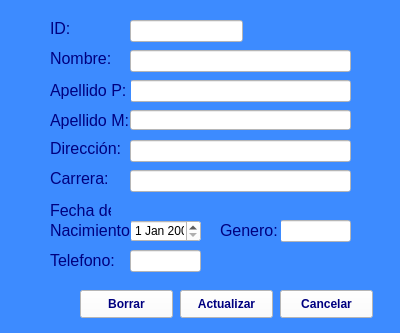
<?xml version="1.0" encoding="UTF-8"?>
<ui version="4.0">
 <class>Form</class>
 <widget class="QWidget" name="Form">
  <property name="geometry">
   <rect>
    <x>0</x>
    <y>0</y>
    <width>400</width>
    <height>333</height>
   </rect>
  </property>
  <property name="windowTitle">
   <string>Form</string>
  </property>
  <property name="styleSheet">
   <string notr="true">background-color: rgb(61, 139, 255);</string>
  </property>
  <widget class="QPushButton" name="btnBorrar">
   <property name="geometry">
    <rect>
     <x>80</x>
     <y>290</y>
     <width>93</width>
     <height>28</height>
    </rect>
   </property>
   <property name="font">
    <font>
     <weight>75</weight>
     <bold>true</bold>
    </font>
   </property>
   <property name="styleSheet">
    <string notr="true">background-color: rgb(255, 255, 255);
color: rgb(0, 0, 127);</string>
   </property>
   <property name="text">
    <string>Borrar</string>
   </property>
  </widget>
  <widget class="QLineEdit" name="lblCarrera">
   <property name="geometry">
    <rect>
     <x>130</x>
     <y>170</y>
     <width>221</width>
     <height>22</height>
    </rect>
   </property>
   <property name="styleSheet">
    <string notr="true">background-color: rgb(255, 255, 255);</string>
   </property>
  </widget>
  <widget class="QPushButton" name="btnActualizar">
   <property name="geometry">
    <rect>
     <x>180</x>
     <y>290</y>
     <width>93</width>
     <height>28</height>
    </rect>
   </property>
   <property name="font">
    <font>
     <weight>75</weight>
     <bold>true</bold>
    </font>
   </property>
   <property name="styleSheet">
    <string notr="true">background-color: rgb(255, 255, 255);
color: rgb(0, 0, 127);</string>
   </property>
   <property name="text">
    <string>Actualizar</string>
   </property>
  </widget>
  <widget class="QLineEdit" name="lblId">
   <property name="geometry">
    <rect>
     <x>130</x>
     <y>20</y>
     <width>113</width>
     <height>22</height>
    </rect>
   </property>
   <property name="styleSheet">
    <string notr="true">background-color: rgb(255, 255, 255);</string>
   </property>
  </widget>
  <widget class="QLabel" name="label_8">
   <property name="geometry">
    <rect>
     <x>50</x>
     <y>250</y>
     <width>71</width>
     <height>21</height>
    </rect>
   </property>
   <property name="font">
    <font>
     <pointsize>12</pointsize>
    </font>
   </property>
   <property name="styleSheet">
    <string notr="true">color: rgb(0, 0, 127);</string>
   </property>
   <property name="text">
    <string>Telefono:</string>
   </property>
  </widget>
  <widget class="QDateEdit" name="dateEdit">
   <property name="geometry">
    <rect>
     <x>130</x>
     <y>220</y>
     <width>71</width>
     <height>22</height>
    </rect>
   </property>
   <property name="styleSheet">
    <string notr="true">background-color: rgb(255, 255, 255);</string>
   </property>
  </widget>
  <widget class="QLineEdit" name="lblGenero">
   <property name="geometry">
    <rect>
     <x>280</x>
     <y>220</y>
     <width>71</width>
     <height>22</height>
    </rect>
   </property>
   <property name="styleSheet">
    <string notr="true">background-color: rgb(255, 255, 255);</string>
   </property>
  </widget>
  <widget class="QLabel" name="label_5">
   <property name="geometry">
    <rect>
     <x>50</x>
     <y>140</y>
     <width>71</width>
     <height>16</height>
    </rect>
   </property>
   <property name="font">
    <font>
     <pointsize>12</pointsize>
    </font>
   </property>
   <property name="styleSheet">
    <string notr="true">color: rgb(0, 0, 127);</string>
   </property>
   <property name="text">
    <string>Dirección:</string>
   </property>
  </widget>
  <widget class="QLabel" name="label_10">
   <property name="geometry">
    <rect>
     <x>50</x>
     <y>170</y>
     <width>71</width>
     <height>16</height>
    </rect>
   </property>
   <property name="font">
    <font>
     <pointsize>12</pointsize>
    </font>
   </property>
   <property name="styleSheet">
    <string notr="true">color: rgb(0, 0, 127);</string>
   </property>
   <property name="text">
    <string>Carrera:</string>
   </property>
  </widget>
  <widget class="QLineEdit" name="lblTelefono">
   <property name="geometry">
    <rect>
     <x>130</x>
     <y>250</y>
     <width>71</width>
     <height>22</height>
    </rect>
   </property>
   <property name="styleSheet">
    <string notr="true">background-color: rgb(255, 255, 255);</string>
   </property>
  </widget>
  <widget class="QLabel" name="label_9">
   <property name="geometry">
    <rect>
     <x>50</x>
     <y>220</y>
     <width>81</width>
     <height>21</height>
    </rect>
   </property>
   <property name="font">
    <font>
     <pointsize>12</pointsize>
    </font>
   </property>
   <property name="styleSheet">
    <string notr="true">color: rgb(0, 0, 127);</string>
   </property>
   <property name="text">
    <string>Nacimiento</string>
   </property>
  </widget>
  <widget class="QLabel" name="label_6">
   <property name="geometry">
    <rect>
     <x>50</x>
     <y>200</y>
     <width>61</width>
     <height>21</height>
    </rect>
   </property>
   <property name="maximumSize">
    <size>
     <width>61</width>
     <height>16777215</height>
    </size>
   </property>
   <property name="font">
    <font>
     <pointsize>12</pointsize>
    </font>
   </property>
   <property name="styleSheet">
    <string notr="true">color: rgb(0, 0, 127);</string>
   </property>
   <property name="text">
    <string>Fecha de</string>
   </property>
  </widget>
  <widget class="QPushButton" name="btnCancelar">
   <property name="geometry">
    <rect>
     <x>280</x>
     <y>290</y>
     <width>93</width>
     <height>28</height>
    </rect>
   </property>
   <property name="font">
    <font>
     <weight>75</weight>
     <bold>true</bold>
    </font>
   </property>
   <property name="styleSheet">
    <string notr="true">background-color: rgb(255, 255, 255);

color: rgb(0, 0, 127);</string>
   </property>
   <property name="text">
    <string>Cancelar</string>
   </property>
   <property name="checkable">
    <bool>false</bool>
   </property>
  </widget>
  <widget class="QLineEdit" name="lblDireccion">
   <property name="geometry">
    <rect>
     <x>130</x>
     <y>140</y>
     <width>221</width>
     <height>22</height>
    </rect>
   </property>
   <property name="styleSheet">
    <string notr="true">background-color: rgb(255, 255, 255);</string>
   </property>
  </widget>
  <widget class="QLineEdit" name="lblNombre">
   <property name="geometry">
    <rect>
     <x>130</x>
     <y>50</y>
     <width>221</width>
     <height>22</height>
    </rect>
   </property>
   <property name="styleSheet">
    <string notr="true">background-color: rgb(255, 255, 255);</string>
   </property>
  </widget>
  <widget class="QLineEdit" name="lblApPaterno">
   <property name="geometry">
    <rect>
     <x>130</x>
     <y>80</y>
     <width>221</width>
     <height>22</height>
    </rect>
   </property>
   <property name="styleSheet">
    <string notr="true">background-color: rgb(255, 255, 255);</string>
   </property>
  </widget>
  <widget class="QLabel" name="label">
   <property name="geometry">
    <rect>
     <x>50</x>
     <y>20</y>
     <width>55</width>
     <height>16</height>
    </rect>
   </property>
   <property name="font">
    <font>
     <pointsize>12</pointsize>
    </font>
   </property>
   <property name="styleSheet">
    <string notr="true">color: rgb(0, 0, 127);</string>
   </property>
   <property name="text">
    <string>ID:</string>
   </property>
  </widget>
  <widget class="QLabel" name="label_4">
   <property name="geometry">
    <rect>
     <x>50</x>
     <y>110</y>
     <width>81</width>
     <height>21</height>
    </rect>
   </property>
   <property name="font">
    <font>
     <pointsize>12</pointsize>
    </font>
   </property>
   <property name="styleSheet">
    <string notr="true">color: rgb(0, 0, 127);</string>
   </property>
   <property name="text">
    <string>Apellido M:</string>
   </property>
  </widget>
  <widget class="QLineEdit" name="lblApMaterno">
   <property name="geometry">
    <rect>
     <x>130</x>
     <y>110</y>
     <width>221</width>
     <height>20</height>
    </rect>
   </property>
   <property name="styleSheet">
    <string notr="true">background-color: rgb(255, 255, 255);</string>
   </property>
  </widget>
  <widget class="QLabel" name="label_7">
   <property name="geometry">
    <rect>
     <x>220</x>
     <y>220</y>
     <width>61</width>
     <height>21</height>
    </rect>
   </property>
   <property name="font">
    <font>
     <pointsize>12</pointsize>
    </font>
   </property>
   <property name="styleSheet">
    <string notr="true">color: rgb(0, 0, 127);</string>
   </property>
   <property name="text">
    <string>Genero:</string>
   </property>
  </widget>
  <widget class="QLabel" name="label_2">
   <property name="geometry">
    <rect>
     <x>50</x>
     <y>50</y>
     <width>71</width>
     <height>16</height>
    </rect>
   </property>
   <property name="font">
    <font>
     <pointsize>12</pointsize>
    </font>
   </property>
   <property name="styleSheet">
    <string notr="true">color: rgb(0, 0, 127);</string>
   </property>
   <property name="text">
    <string>Nombre:</string>
   </property>
  </widget>
  <widget class="QLabel" name="label_3">
   <property name="geometry">
    <rect>
     <x>50</x>
     <y>80</y>
     <width>81</width>
     <height>21</height>
    </rect>
   </property>
   <property name="font">
    <font>
     <pointsize>12</pointsize>
    </font>
   </property>
   <property name="styleSheet">
    <string notr="true">color: rgb(0, 0, 127);</string>
   </property>
   <property name="text">
    <string>Apellido P:</string>
   </property>
  </widget>
 </widget>
 <resources/>
 <connections/>
</ui>
